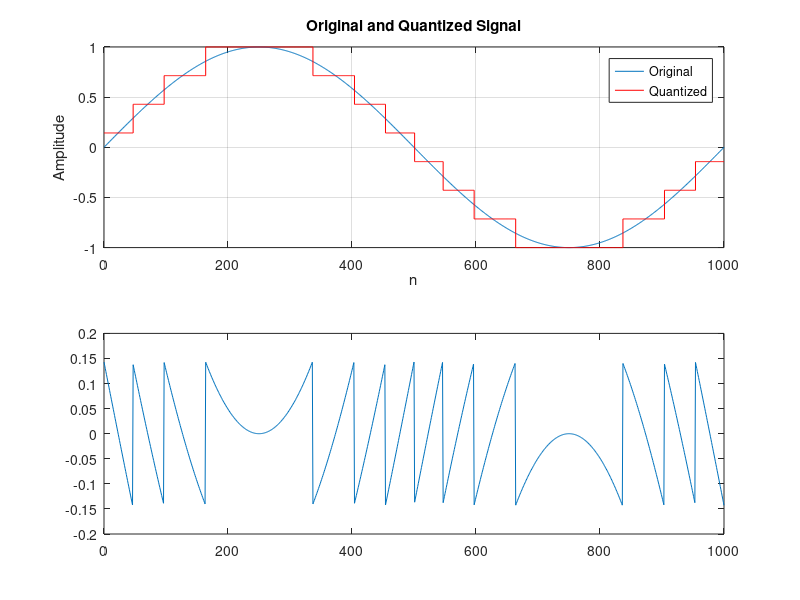

Write MATLAB code to recreate this figure. (Note: this script raises an error after producing the figure.)
% =========================================================
% Problem 8: Quantization Error Analysis
% Computes the quantization error of a quantized sine wave,
% plots the error signal and calculates the Mean Squared
% Error (MSE), then compares it with the theoretical value.
% =========================================================

clc;
clear;
close all;

% sampled sine wave
f = 1;
fs = 1000;
n = 0:fs;
xs = sin(2*pi*f*n/fs);

% quantization (same as problem 7)
b = 3;
L = 2^b;
xmin = -1;
xmax = 1;
delta = (xmax - xmin) / (L - 1);
xq = xmin + round((xs - xmin) / delta) * delta;

% quantization error
e = xq - xs;

% mean squared error
mse = mean(e.^2);
mse2 = sum(e.^2) / length(e);     % same thing, manual formula
mse_theory = delta^2 / 12;

figure;

subplot(2,1,1);
plot(n, xs);
hold on;
stairs(n, xq, 'r');
hold off;
title('Original and Quantized Signal');
xlabel('n');
ylabel('Amplitude');
legend('Original', 'Quantized');
grid on;

subplot(2,1,2);
plot(n, e);
hold on;
yline(delta/2, 'k--');
yline(-delta/2, 'k--');
hold off;
title('Quantization Error e[n]');
xlabel('n');
ylabel('Error');
grid on;

disp(['Step size delta = ', num2str(delta)]);
disp(['Max error = ', num2str(max(abs(e)))]);
disp(['delta/2 = ', num2str(delta/2)]);
disp(['MSE (mean) = ', num2str(mse)]);
disp(['MSE (sum/N) = ', num2str(mse2)]);
disp(['Theoretical MSE (delta^2/12) = ', num2str(mse_theory)]);
